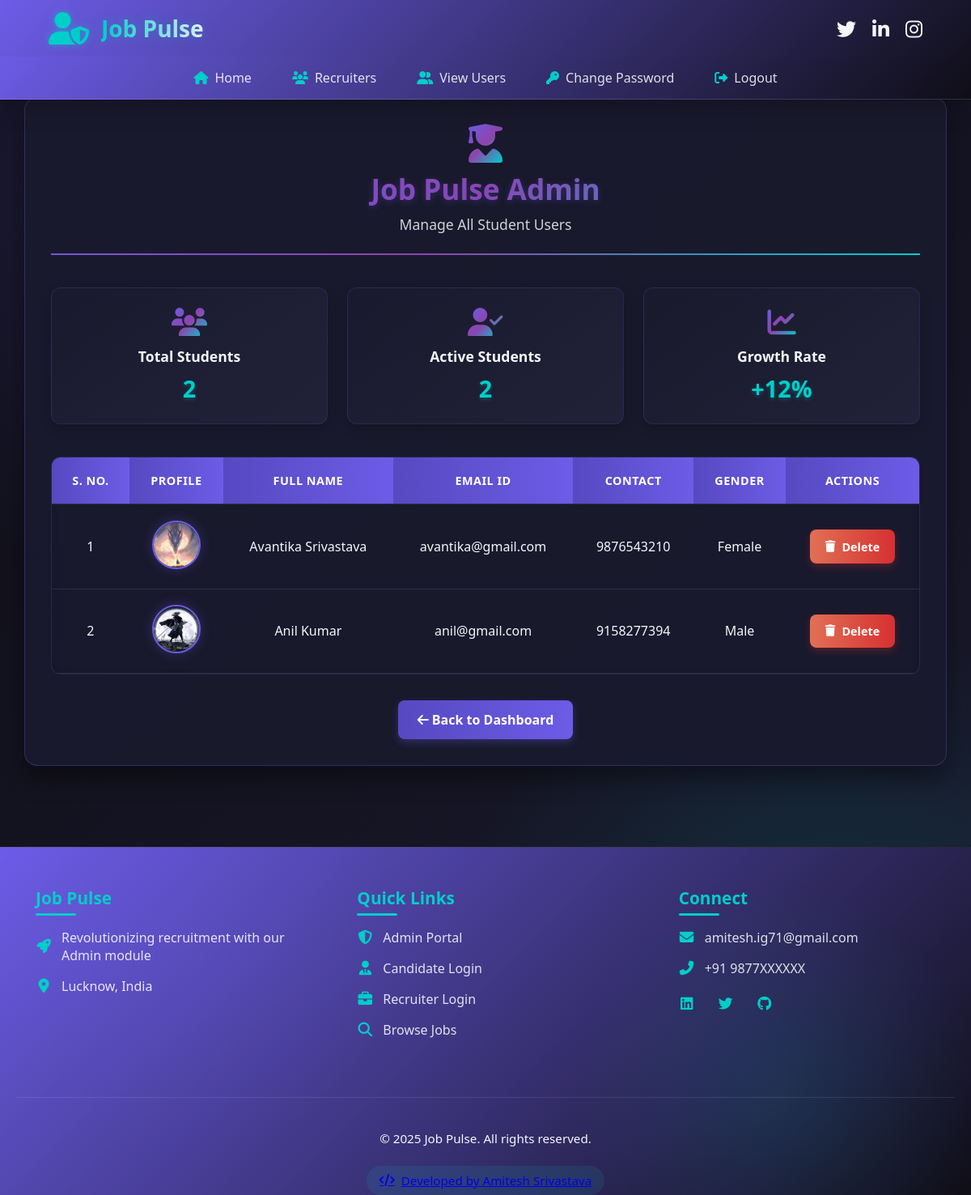
The page /view_users (signed in) on the database its author committed.
### job/models.py (models this page shows, shortened)
class StudentUser(models.Model):
    user=models.ForeignKey(User,on_delete=models.CASCADE)
    mobile = models.CharField(max_length=20,null=True)
    image = models.FileField(null=True)
    gender = models.CharField(max_length=10,null=True)
    type = models.CharField(max_length=20,null=True)

### job/views.py (the view)
# urls.py: path('view_users',view_users,name="view_users"),
def view_users(request):
    if not request.user.is_authenticated:
        return redirect('admin_login')
    data = StudentUser.objects.all()
    d = {'data':data}
    return render(request,'view_users.html',d)

### job/templates/view_users.html (shortened to what this page needs)
{% load static %}
{% block body %}
{% include 'admin_navigation.html' %}
<link href="https://unpkg.com/boxicons@2.1.4/css/boxicons.min.css" rel="stylesheet">
<link href="https://cdnjs.cloudflare.com/ajax/libs/font-awesome/6.4.0/css/all.min.css" rel="stylesheet">
<link rel="stylesheet" href="{% static 'css/view_users.css' %}">
<div class="students-container">
    <div class="page-header">
        <i class="fas fa-user-graduate"></i>
        <h1>Job Pulse Admin</h1>
        <p>Manage All Student Users</p>
    </div>
    <div class="stats-cards">
        <div class="stat-card">
            <i class="fas fa-users"></i>
            <h3>Total Students</h3>
            <p>{{ data|length }}</p>
        </div>
        <div class="stat-card">
            <i class="fas fa-user-check"></i>
            <h3>Active Students</h3>
            <p>{{ data|length }}</p>
        </div>
        <div class="stat-card">
            <i class="fas fa-chart-line"></i>
            <h3>Growth Rate</h3>
            <p>+12%</p>
        </div>
    </div>
    <div class="table-container">
        {% if data %}
        <table id="example">
            <thead>
                <tr>
                    <th>S. No.</th>
                    <th>Profile</th>
                    <th>Full Name</th>
                    <th>Email ID</th>
                    <th>Contact</th>
                    <th>Gender</th>
                    <th>Actions</th>
                </tr>
            </thead>
            <tbody>
                {% for i in data %}
                <tr>
                    <td>{{ forloop.counter }}</td>
                    <td>
                        <img src="{{ i.image.url }}" class="student-img" alt="{{ i.user.first_name }}">
                    </td>
                    <td>{{ i.user.first_name }} {{ i.user.last_name }}</td>
                    <td>{{ i.user.username }}</td>
                    <td>{{ i.mobile }}</td>
                    <td>{{ i.gender }}</td>
                    <td>
                        <div class="action-buttons">
                            <a href="{% url 'delete_user' i.user.id %}" class="btn btn-delete" onclick="return confirm('Are you sure you want to delete this student?')">
                                <i class="fas fa-trash"></i> Delete
                            </a>
                        </div>
                    </td>
                </tr>
                {% endfor %}
            </tbody>
        </table>
        {% else %}
        <div class="empty-state">
            <i class="fas fa-user-slash"></i>
            <h3>No Student Users Found</h3>
            <p>There are no student users registered in the system yet.</p>
        </div>
        {% endif %}
    </div>
    <a href="{% url 'admin_home' %}" class="btn-back">
        <i class="fas fa-arrow-left"></i> Back to Dashboard
    </a>
</div>
{% include 'footer.html' %}
{% endblock %}

### job/templates/admin_navigation.html (shortened to what this page needs)
{% load static %}
<!DOCTYPE html>
<html>
<head>
    <link rel="stylesheet" href="https://cdnjs.cloudflare.com/ajax/libs/font-awesome/6.4.0/css/all.min.css">
    <link rel="stylesheet" href="{% static 'css/admin_navigation.css' %}">
</head>
<body>
<div class="header-container">
    <div class="header-top">
        <div class="logo-container">
            <i class="fas fa-user-shield logo-icon"></i>
            <span class="logo-text">Job Pulse</span>
        </div>
        <div class="social-icons">
            <a href="#" class="social-icon"><i class="fab fa-twitter"></i></a>
            <a href="#" class="social-icon"><i class="fab fa-linkedin-in"></i></a>
            <a href="#" class="social-icon"><i class="fab fa-instagram"></i></a>
        </div>
    </div>
    <ul class="nav-menu">
        <li class="nav-item">
            <a href="{% url 'admin_home' %}" class="nav-link">
                <i class="fas fa-home"></i>
                <span>Home</span>
            </a>
        </li>
        <li class="nav-item">
            <a href="#" class="nav-link">
                <i class="fas fa-users"></i>
                <span>Recruiters</span>
            </a>
        </li>
        <li class="nav-item">
            <a href="{% url 'view_users' %}" class="nav-link">
                <i class="fas fa-user-friends"></i>
                <span>View Users</span>
            </a>
        </li>
        <li class="nav-item">
            <a href="{% url 'change_passwordadmin' %}" class="nav-link">
                <i class="fas fa-key"></i>
                <span>Change Password</span>
            </a>
        </li>
        <li class="nav-item">
            <a href="{% url 'logout' %}" class="nav-link">
                <i class="fas fa-sign-out-alt"></i>
                <span>Logout</span>
            </a>
        </li>
    </ul>
</div>
</body>
</html>

### job/templates/footer.html
{% load static %}
<link rel="stylesheet" href="{% static 'css/footer.css' %}">
<body>
<footer class="nebula-footer">
    <div class="footer-container">
        <div class="footer-content">
            <div class="footer-section">
                <h3>Job Pulse</h3>
                <p><i class="fas fa-rocket"></i> Revolutionizing recruitment with our Admin module </p>
                <p><i class="fas fa-map-marker-alt"></i> Lucknow, India</p>
            </div>
            <div class="footer-section">
                <h3>Quick Links</h3>
                <a href="{% url 'admin_login' %}"><i class="fas fa-shield-alt"></i> Admin Portal</a>
                <a href="{% url 'user_login' %}"><i class="fas fa-user-tie"></i> Candidate Login</a>
                <a href="{% url 'recuiter_login' %}"><i class="fas fa-briefcase"></i> Recruiter Login</a>
                <a href="{% url 'latest_job' %}"><i class="fas fa-search"></i> Browse Jobs</a>
            </div>
            <div class="footer-section">
                <h3>Connect</h3>
                <p><i class="fas fa-envelope"></i> amitesh.ig71@gmail.com </p>
                <p><i class="fas fa-phone-alt"></i> +91 9877XXXXXX </p>
                <div style="display: flex; gap: 1rem; margin-top: 1.5rem;">
                    <a href="#" style="font-size: 1.5rem;"><i class="fab fa-linkedin"></i></a>
                    <a href="#" style="font-size: 1.5rem;"><i class="fab fa-twitter"></i></a>
                    <a href="#" style="font-size: 1.5rem;"><i class="fab fa-github"></i></a>
                </div>
            </div>
        </div>
        <div class="footer-bottom">
            <p>© {% now "Y" %} Job Pulse. All rights reserved.</p>
            <a href="#" class="developer-credit">
                <i class="fas fa-code"></i>
                <span style="margin-left: 8px;">Developed by Amitesh Srivastava</span>
            </a>
        </div>
    </div>
</footer>
</body>

### job/static/css/admin_navigation.css (style rules this page uses)
:root { --primary: #6c5ce7; --primary-dark: #5649c0; --secondary: #00cec9; --dark: #1a1a2e; --darker: #0f0e17; --light: #f5f6fa; }
* { margin: 0; padding: 0; box-sizing: border-box; }
body { margin: 10rem auto; font-family: 'Segoe UI', sans-serif; background: var(--darker); padding-top: 100px; }
.header-container { width: 100%; background: linear-gradient(135deg, var(--primary) 0%, var(--darker) 100%); position: fixed; top: 0; z-index: 100; box-shadow: 0 4px 30px rgba(0, 0, 0, 0.3); border-bottom: 1px solid rgba(255, 255, 255, 0.1); display: flex; flex-direction: column; }
.header-top { display: flex; justify-content: space-between; align-items: center; padding: 15px 5%; }
.logo-container { display: flex; align-items: center; gap: 15px; }
.logo-icon { font-size: 2.5rem; color: var(--secondary); transition: all 0.3s ease; filter: drop-shadow(0 0 5px rgba(0, 206, 201, 0.5)); }
.logo-text { font-size: 28px; font-weight: 700; background: linear-gradient(to right, var(--secondary), var(--light)); -webkit-background-clip: text; background-clip: text; color: transparent; text-shadow: 0 0 15px rgba(0, 206, 201, 0.3); }
.social-icons { display: flex; gap: 20px; }
.social-icon { color: var(--light); font-size: 24px; transition: all 0.3s ease; }
.nav-menu { display: flex; list-style: none; justify-content: center; padding: 0 5%; background: linear-gradient(135deg, rgba(108, 92, 231, 0.8) 0%, rgba(15, 14, 23, 0.9) 100%); }
.nav-item { position: relative; padding: 15px 25px; }
.nav-link { color: rgba(255, 255, 255, 0.85); text-decoration: none; font-weight: 500; display: flex; align-items: center; gap: 8px; position: relative; z-index: 1; transition: all 0.3s ease; }
.nav-link i { color: var(--secondary); transition: all 0.3s ease; }
.nav-item::before { content: ''; position: absolute; top: 0; left: 0; width: 100%; height: 100%; background: linear-gradient(135deg, rgba(108, 92, 231, 0.3) 0%, rgba(0, 206, 201, 0.3) 100%); z-index: 0; clip-path: circle(0% at 50% 50%); transition: clip-path 0.6s ease; }

### job/static/css/footer.css (style rules this page uses)
body { padding: 0 !important; margin: 0 !important; }
.nebula-footer { background: linear-gradient(135deg, var(--primary) 0%, var(--darker) 100%); color: var(--light); padding: 3rem 0 0; border-top: 1px solid rgba(255, 255, 255, 0.1); font-family: 'Segoe UI', sans-serif; width: 100%; margin-top: 100px; position: relative; overflow: hidden; }
.nebula-footer::before { content: ''; position: absolute; top: 0; left: 0; width: 100%; height: 100%; background-image: radial-gradient(circle at 20% 30%, rgba(108, 92, 231, 0.1) 0%, transparent 25%), radial-gradient(circle at 80% 70%, rgba(0, 206, 201, 0.1) 0%, transparent 25%); pointer-events: none; }
.footer-container { max-width: 1200px; margin: 0 auto; padding: 0 20px; position: relative; }
.footer-content { display: flex; justify-content: space-around; flex-wrap: wrap; gap: 2rem; }
.footer-section { flex: 1; min-width: 250px; padding: 0 1.5rem; margin-bottom: 1.5rem; }
.footer-section h3 { color: var(--secondary); margin-bottom: 1.5rem; font-size: 1.3rem; position: relative; display: inline-block; }
.footer-section h3::after { content: ''; position: absolute; bottom: -8px; left: 0; width: 50px; height: 3px; background: var(--secondary); border-radius: 3px; }
.footer-section p, .footer-section a { color: rgba(255, 255, 255, 0.85); margin-bottom: 1rem; display: flex; align-items: center; transition: all 0.3s ease; text-decoration: none; }
.footer-section i { margin-right: 12px; color: var(--secondary); font-size: 1.1rem; min-width: 20px; text-align: center; }
.footer-bottom { text-align: center; padding: 2rem 0 0; margin-top: 2rem; border-top: 1px solid rgba(255, 255, 255, 0.1); font-size: 0.95rem; width: 100%; position: relative; }
.footer-bottom p { margin: 0.5rem 0; }
.developer-credit { display: inline-flex; align-items: center; background: rgba(0, 206, 201, 0.1); padding: 0.5rem 1rem; border-radius: 50px; margin-top: 1rem; transition: all 0.3s ease; }

### rows shown on the page
StudentUser: image (picture), user.first_name "Avantika", user.last_name "Srivastava", user.username "avantika@gmail.com", mobile "9876543210", gender "Female"
StudentUser: image (picture), user.first_name "Anil", user.last_name "Kumar", user.username "anil@gmail.com", mobile "9158277394", gender "Male"

### other values the page prints
{{ data|length }} "2"
